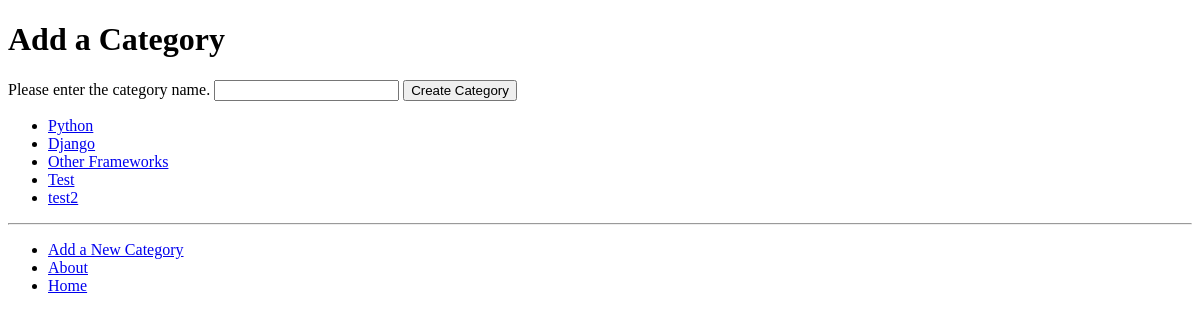
/rango/add_category/, run on an earlier commit of the app's database.
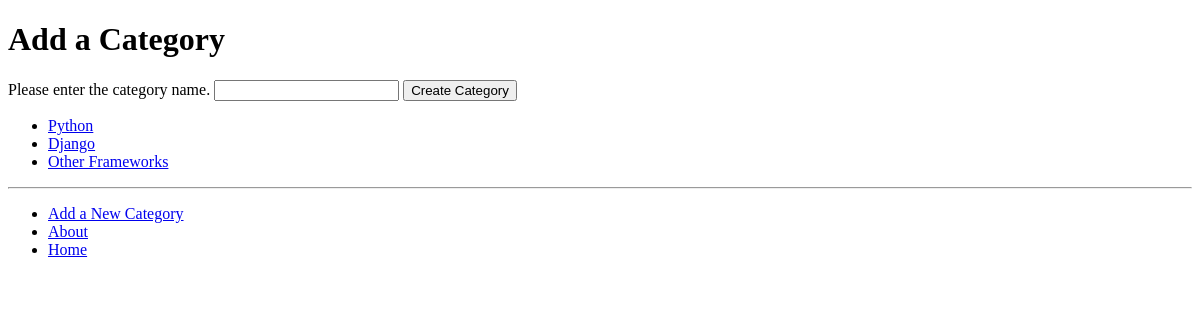
And on a later commit of the database.
### rango/models.py (models this page shows, shortened)
class Category(models.Model):
	name = models.CharField(max_length=128, unique=True)
	views = models.IntegerField(default=0)
	likes = models.IntegerField(default=0)
	slug = models.SlugField(unique=True)
	class Meta:
		verbose_name_plural = 'Categories'

### rango/views.py (the view, shortened to what this page needs)
# urls.py: path('add_category/', views.add_category, name='add_category'),
def add_category(request):
	form = CategoryForm()
	return render(request, 'rango/add_category.html', {'form': form})

### rango/forms.py
class CategoryForm(forms.ModelForm):
	name = forms.CharField(max_length=128,
	help_text="Please enter the category name.")
	views = forms.IntegerField(widget=forms.HiddenInput(), initial=0)
	likes = forms.IntegerField(widget=forms.HiddenInput(), initial=0)
	slug = forms.CharField(widget=forms.HiddenInput(), required=False)
	class Meta:
		model = Category
		fields = ('name',)

### rango/templatetags/rango_template_tags.py (called while the page is built)
@register.inclusion_tag('rango/categories.html')
def get_category_list(current_category=None):
	return {'categories': Category.objects.all(), 'current_category': current_category}

### templates/rango/add_category.html (shortened to what this page needs)
{% extends 'rango/base.html' %}
{% load staticfiles %}
{% block body_block %}
	 <h1>Add a Category</h1>
		<div>
			<form id="category_form" method="post" action="/rango/add_category/">
				{% for field in form.visible_fields %}
					{{ field.help_text }}
					{{ field }}
				{% endfor %}
				<input type="submit" name="submit" value="Create Category" />
			</form>
		</div>
{% endblock %}

### templates/rango/categories.html
{% load rango_template_tags %}
<ul>
{% if categories %}
	{% for c in categories %}
		{% if c == current_category %}
		<li>
		<strong>
			<a href="{% url 'rango:show_category' c.slug %}">{{ c.name }}</a>
		</strong>
		</li>
		{% else %}
		<li>
			<a href="{% url 'rango:show_category' c.slug %}">{{ c.name }}</a>
		</li>
		{% endif %}
	{% endfor %}
{% else %}
	<li><strong>There are no categories present.</strong></li>
{% endif %}
</ul>

What changed in the data, as far as the page shows it:
removed Category: name "Test"
removed Category: name "test2"
